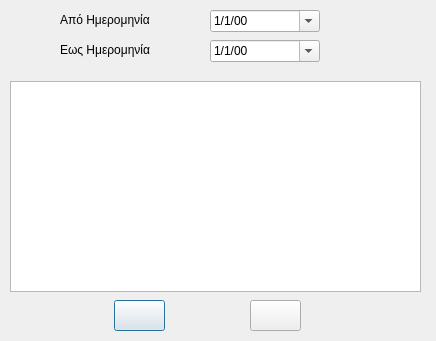
<?xml version="1.0" encoding="UTF-8"?>
<ui version="4.0">
 <class>Email_tasks</class>
 <widget class="QDialog" name="Email_tasks">
  <property name="geometry">
   <rect>
    <x>0</x>
    <y>0</y>
    <width>436</width>
    <height>341</height>
   </rect>
  </property>
  <property name="windowTitle">
   <string>Email Εργασιών</string>
  </property>
  <widget class="QDateEdit" name="dateEditfrom">
   <property name="geometry">
    <rect>
     <x>210</x>
     <y>10</y>
     <width>110</width>
     <height>22</height>
    </rect>
   </property>
   <property name="displayFormat">
    <string>d/M/yy</string>
   </property>
   <property name="calendarPopup">
    <bool>true</bool>
   </property>
  </widget>
  <widget class="QDateEdit" name="dateEditto">
   <property name="geometry">
    <rect>
     <x>210</x>
     <y>40</y>
     <width>110</width>
     <height>22</height>
    </rect>
   </property>
   <property name="displayFormat">
    <string>d/M/yy</string>
   </property>
   <property name="calendarPopup">
    <bool>true</bool>
   </property>
  </widget>
  <widget class="QLabel" name="label">
   <property name="geometry">
    <rect>
     <x>60</x>
     <y>10</y>
     <width>101</width>
     <height>20</height>
    </rect>
   </property>
   <property name="text">
    <string>Από Ημερομηνία</string>
   </property>
  </widget>
  <widget class="QLabel" name="label_2">
   <property name="geometry">
    <rect>
     <x>60</x>
     <y>40</y>
     <width>101</width>
     <height>20</height>
    </rect>
   </property>
   <property name="text">
    <string>Εως Ημερομηνία</string>
   </property>
  </widget>
  <widget class="QTableView" name="tableView">
   <property name="geometry">
    <rect>
     <x>10</x>
     <y>81</y>
     <width>411</width>
     <height>211</height>
    </rect>
   </property>
  </widget>
  <widget class="QPushButton" name="pushSend">
   <property name="geometry">
    <rect>
     <x>114</x>
     <y>300</y>
     <width>51</width>
     <height>31</height>
    </rect>
   </property>
   <property name="text">
    <string/>
   </property>
  </widget>
  <widget class="QPushButton" name="pushCancel">
   <property name="geometry">
    <rect>
     <x>250</x>
     <y>300</y>
     <width>51</width>
     <height>31</height>
    </rect>
   </property>
   <property name="text">
    <string/>
   </property>
  </widget>
 </widget>
 <resources/>
 <connections/>
</ui>
